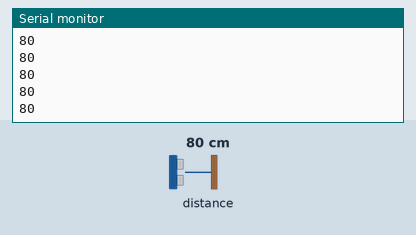
Simulated run of this sketch. Board: ESP8266 (NodeMCU). Shown: the last lines printed to the serial monitor. Wiring (inferred from the names in the program): ultrasonic range finder: trigger D2; echo D3. The inputs (shaded band) are chosen by the test bench; at power-on: distance to the obstacle 80 cm. The echo pulse lasts 58.3 µs per cm.

Above: at 1.2 s.
1.3 s: distance to the obstacle set to 2 cm
At 1.37 s:
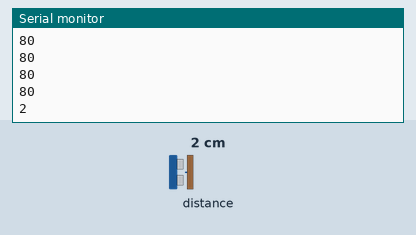
2.8 s: distance to the obstacle set to 4 cm
At 2.88 s:
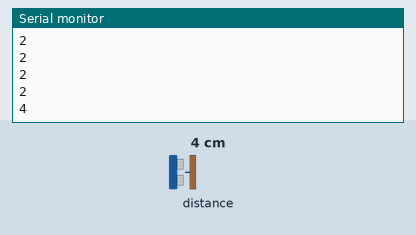
Timing chart, 0 to 5.8 s (numbered marks = the images above; inputs shaded):
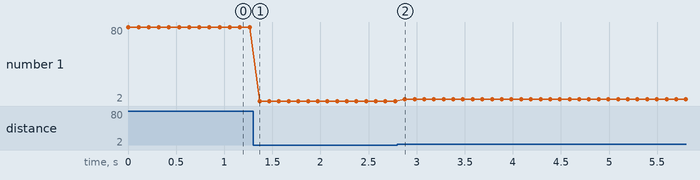

The sketch:

Sonar_Distance.ino
```cpp
int trig=D2;
int echo=D3;
long timeu;
long dcm;

void setup() {
  Serial.begin(9600);
  pinMode(trig, OUTPUT);
  pinMode(echo, INPUT);
}

void loop() {
  digitalWrite(trig,LOW);
  delayMicroseconds(2);
  digitalWrite(trig,HIGH);
  delayMicroseconds(10);
  digitalWrite(trig,LOW);
  timeu = pulseIn(echo, HIGH);
  dcm = (timeu/29)/2;
  Serial.println(dcm);
  delay(100);
}
```

Measured:
- after the input at 1.3 s, the serial monitor: prints a new line after 0.07 s (image 1)
- after the input at 2.8 s, the serial monitor: prints a new line after 0.08 s (image 2)
- plotted number 1: 80 → 2 after the input at 1.3 s, 2 → 4 after the input at 2.8 s
